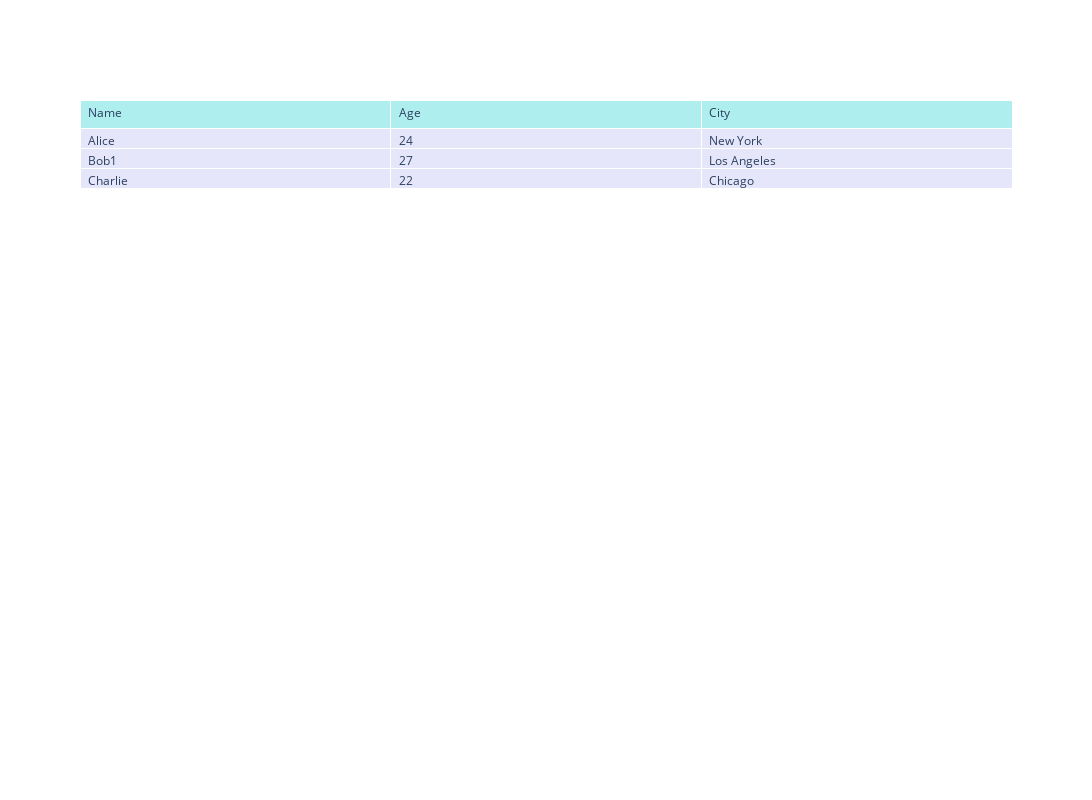

Notebook code cell kept with this figure:
### Code cell
import pandas as pd
import plotly.graph_objects as go

# Sample DataFrame
df = pd.DataFrame({
    'Name': ['Alice', 'Bob1', 'Charlie'],
    'Age': [24, 27, 22],
    'City': ['New York', 'Los Angeles', 'Chicago']
})

# Create a Plotly table
fig = go.Figure(data=[go.Table(
    header=dict(values=list(df.columns),
                fill_color='paleturquoise',
                align='left'),
    cells=dict(values=[df[col] for col in df.columns],
               fill_color='lavender',
               align='left'))
])

fig.update_layout(width=1500, height=800)

# Display the table
fig.show()

### Figure 1 — Plotly figure (JSON) as saved in the notebook; plotly's stock layout.template omitted (floating-point values rounded to 4 significant figures)
{"data": [{"cells": {"align": "left", "fill": {"color": "lavender"}, "values": [["Alice", "Bob1", "Charlie"], [24, 27, 22], ["New York", "Los Angeles", "Chicago"]]}, "header": {"align": "left", "fill": {"color": "paleturquoise"}, "values": ["Name", "Age", "City"]}, "type": "table"}], "layout": {"height": 800, "width": 1500}}
